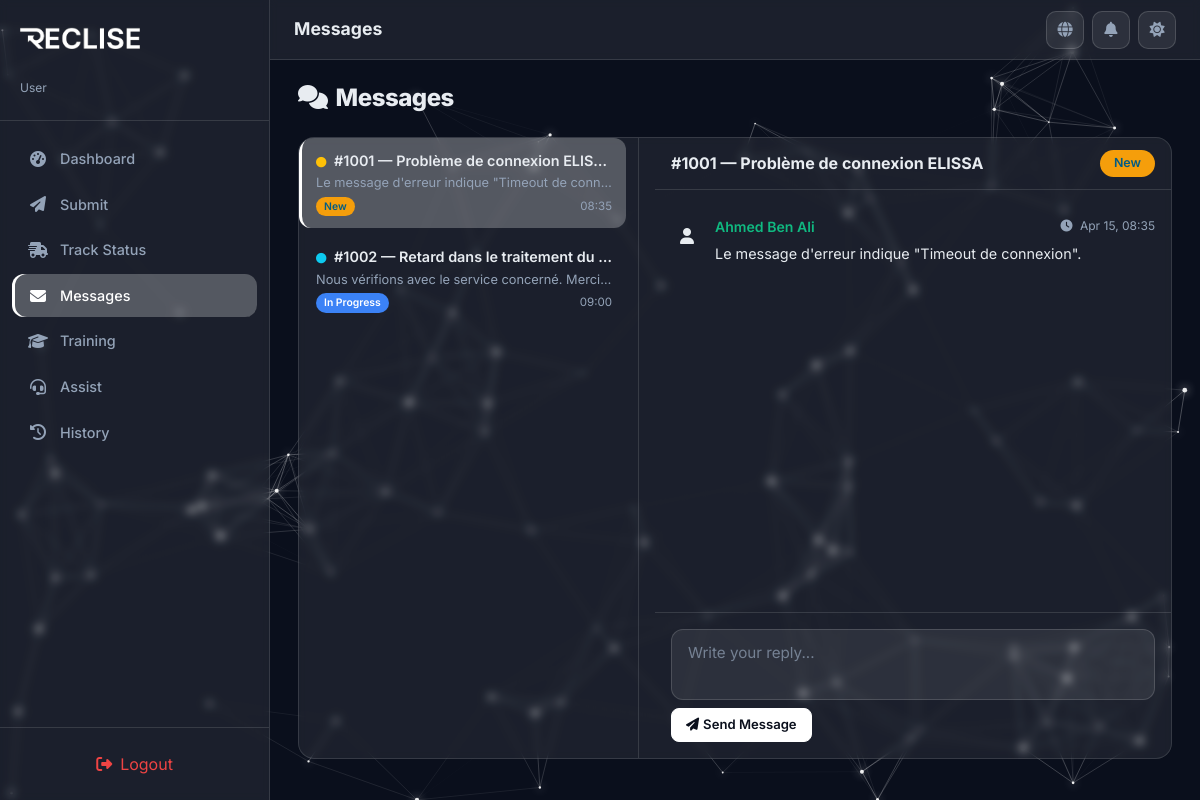
Page /PhtP/user/messages.php (signed in) on the committed database.
### tables this page shows
CREATE TABLE IF NOT EXISTS requests (
  id                INT AUTO_INCREMENT PRIMARY KEY,
  user_id           INT           NOT NULL,
  type              ENUM('request', 'complaint') NOT NULL DEFAULT 'request',
  title             VARCHAR(255)  NOT NULL,
  description       TEXT          NOT NULL,
  category          ENUM('technical', 'access', 'training') NOT NULL DEFAULT 'technical',
  priority          ENUM('low', 'medium', 'high') NOT NULL DEFAULT 'medium',
  status            ENUM('new', 'in_progress', 'resolved', 'escalated', 'closed') NOT NULL DEFAULT 'new',
  assigned_to       INT           DEFAULT NULL,
  escalated_to_admin TINYINT(1)   NOT NULL DEFAULT 0,
  request_from      ENUM('user', 'support') NOT NULL DEFAULT 'user',
  support_response  TEXT          DEFAULT NULL,
  closure_motive    VARCHAR(255)  DEFAULT NULL,
  created_at        DATETIME      NOT NULL DEFAULT CURRENT_TIMESTAMP,
  updated_at        DATETIME      NOT NULL DEFAULT CURRENT_TIMESTAMP ON UPDATE CURRENT_TIMESTAMP,

  CONSTRAINT fk_requests_user      FOREIGN KEY (user_id)     REFERENCES users(id) ON DELETE CASCADE,
  CONSTRAINT fk_requests_assigned  FOREIGN KEY (assigned_to) REFERENCES users(id) ON DELETE SET NULL
);

CREATE TABLE IF NOT EXISTS messages (
  id          INT AUTO_INCREMENT PRIMARY KEY,
  request_id  INT           NOT NULL,
  sender_type ENUM('user', 'support', 'admin', 'system') NOT NULL,
  sender_id   INT           DEFAULT NULL,
  body        TEXT          NOT NULL,
  created_at  DATETIME      NOT NULL DEFAULT CURRENT_TIMESTAMP,

  CONSTRAINT fk_msg_request FOREIGN KEY (request_id) REFERENCES requests(id) ON DELETE CASCADE,
  CONSTRAINT fk_msg_sender  FOREIGN KEY (sender_id)  REFERENCES users(id)    ON DELETE SET NULL
);

CREATE TABLE IF NOT EXISTS users (
  id            INT AUTO_INCREMENT PRIMARY KEY,
  email         VARCHAR(255)  NOT NULL UNIQUE,
  password_hash VARCHAR(255)  NOT NULL DEFAULT '',
  full_name     VARCHAR(255)  NOT NULL,
  role          ENUM('user', 'support', 'admin') NOT NULL DEFAULT 'user',
  phone         VARCHAR(50)   DEFAULT NULL,
  department    VARCHAR(100)  DEFAULT NULL,
  status        ENUM('active', 'inactive') NOT NULL DEFAULT 'active',
  avatar        VARCHAR(10)   DEFAULT NULL,
  joined_at     DATETIME      NOT NULL DEFAULT CURRENT_TIMESTAMP,
  updated_at    DATETIME      NOT NULL DEFAULT CURRENT_TIMESTAMP ON UPDATE CURRENT_TIMESTAMP
);

### PhtP/includes/i18n.php (called while the page is built, shortened)
<?php
function get_translations($lang = 'fr') {
    return $translations[$lang] ?? $translations['fr'];
}
function t($key, $lang = null) {
    if ($lang === null) {
        $lang = $_SESSION['lang'] ?? 'fr';
    }
    $translations = get_translations($lang);
    return $translations[$key] ?? $key;
}
?>

### PhtP/includes/functions.php (called while the page is built, shortened)
<?php
function to_camel($row) {
    $result = [];
    foreach ($row as $key => $value) {
        $camel = preg_replace_callback('/_([a-z])/', function ($m) {
            return strtoupper($m[1]);
        }, $key);
        $result[$camel] = $value;
    }
    return $result;
}
function to_camel_all($rows) {
    return array_map('to_camel', $rows);
}

### PhtP/user/messages.php (the view, shortened to what this page needs)
<?php
require_once '../includes/header.php';
$stmtRequests = $pdo->prepare("SELECT r.*, u.full_name AS requester_name
    FROM requests r
    LEFT JOIN users u ON r.user_id = u.id
    WHERE r.user_id = ? AND r.status != 'resolved' AND r.status != 'closed'
    ORDER BY r.updated_at DESC");
$stmtRequests->execute([$_SESSION['user_id']]);
$requests = to_camel_all($stmtRequests->fetchAll());
$stmtUsers = $pdo->query("SELECT id, full_name, role FROM users");
$userMap = [];
while ($u = $stmtUsers->fetch()) {
    $userMap[$u['id']] = $u;
}
$messageThreads = [];
foreach ($requests as $req) {
    $stmt = $pdo->prepare("SELECT m.*, su.full_name AS senderName, su.role AS senderRole
        FROM messages m
        LEFT JOIN users su ON m.sender_id = su.id
        WHERE m.request_id = ?
        ORDER BY m.created_at ASC");
    $stmt->execute([$req['id']]);
    $messageThreads[$req['id']] = to_camel_all($stmt->fetchAll());
}
$threads = [];
foreach ($requests as $req) {
    $reqId = $req['id'];
    $msgs = $messageThreads[$reqId] ?? [];
    $lastMsg = end($msgs) ?: null;
    $unread = 0;
    foreach ($msgs as $m) {
        if (($m['senderId'] ?? 0) != $_SESSION['user_id']) $unread++;
    }
    $threads[] = [
        'req' => $req,
        'lastMsg' => $lastMsg,
        'msgCount' => count($msgs),
        'unread' => $unread,
    ];
}
usort($threads, function ($a, $b) {
    $aTime = $a['lastMsg'] ? strtotime($a['lastMsg']['createdAt'] ?? 0) : strtotime($a['req']['updatedAt'] ?? 0);
    $bTime = $b['lastMsg'] ? strtotime($b['lastMsg']['createdAt'] ?? 0) : strtotime($b['req']['updatedAt'] ?? 0);
    return $bTime - $aTime;
});
function statusLabel($status) {
    $map = ['new' => 'statusNew', 'in_progress' => 'statusInProgress', 'resolved' => 'statusResolved', 'escalated' => 'statusEscalated', 'closed' => 'statusClosed'];
    return t($map[$status] ?? 'statusNew');
}
?>
<div class="section-header">
  <h2><i class="fas fa-comments me-2"></i><?php echo t('messages'); ?></h2>
</div>
<?php if (empty($threads)): ?>
  <div class="glass-card">
    <div class="empty-state">
      <i class="fas fa-envelope-open"></i>
      <p><?php echo t('noMessages'); ?></p>
    </div>
  </div>
<?php else: ?>
  <div class="glass-card" style="padding: 0; overflow: hidden;">
    <div class="msg-layout">
      <div class="msg-sidebar" id="msgSidebar">
        <?php foreach ($threads as $i => $thread):
            $req = $thread['req'];
            $reqId = $req['id'];
            $isActive = ($i === 0) ? 'active' : '';
            $preview = $thread['lastMsg'] ? htmlspecialchars(mb_substr($thread['lastMsg']['body'] ?? '', 0, 60)) : t('noMessages');
            $time = $thread['lastMsg'] ? date('H:i', strtotime($thread['lastMsg']['createdAt'])) : date('M d', strtotime($req['updatedAt']));
        ?>
          <div class="msg-thread-item <?= $isActive ?>" data-req-id="<?= $reqId ?>" onclick="selectThread(<?= $reqId ?>)">
            <div class="thread-title">
              <i class="fas <?= $req['status'] === 'new' ? 'fa-circle text-warning' : ($req['status'] === 'in_progress' ? 'fa-circle text-info' : 'fa-check-circle text-success') ?> me-1" style="font-size:0.65rem;"></i>
              #<?= $reqId ?> — <?= htmlspecialchars($req['title'] ?? '') ?>
            </div>
            <div class="thread-preview"><?= $preview ?></div>
            <div class="thread-meta">
              <span class="status-pill <?= 'status-' . str_replace('_', '-', $req['status'] ?? 'new') ?>" style="font-size:0.65rem; padding:2px 8px;"><?php echo statusLabel($req['status'] ?? 'new'); ?></span>
              <span class="thread-time"><?= $time ?></span>
            </div>
          </div>
        <?php endforeach; ?>
      </div>
      <div class="msg-main" id="msgMain">
        <?php
        $activeReq = $threads[0]['req'];
        $activeId = $activeReq['id'];
        $activeMsgs = $messageThreads[$activeId] ?? [];
        ?>
        <div id="msgHeader" class="d-flex align-items-center justify-content-between" style="padding:12px 16px;border-bottom:1px solid var(--glass-border);">
          <div>
            <strong>#<?= $activeId ?> — <?= htmlspecialchars($activeReq['title'] ?? '') ?></strong>
          </div>
          <span class="status-pill <?= 'status-' . str_replace('_', '-', $activeReq['status'] ?? 'new') ?>"><?php echo statusLabel($activeReq['status'] ?? 'new'); ?></span>
        </div>
        <div class="msg-body" id="msgBody">
          <?php if (empty($activeMsgs)): ?>
            <div class="empty-state">
              <i class="fas fa-comment-slash"></i>
              <p><?php echo t('noMessages'); ?></p>
            </div>
          <?php else: ?>
            <div class="timeline" id="msgTimeline">
              <?php foreach ($activeMsgs as $msg):
                $sid = $msg['senderId'] ?? 0;
                $sender = $userMap[$sid] ?? null;
                $sType = $sender ? ($sender['role'] === 'user' ? 'user' : 'support') : 'system';
                $sName = $sender ? htmlspecialchars($sender['full_name']) : t('system');
              ?>
                <div class="timeline-item <?= $sType ?>" style="margin-bottom:16px;">
                  <div class="timeline-marker <?= $sType ?>">
                    <i class="fas fa-<?php echo $sType === 'user' ? 'user' : ($sType === 'system' ? 'cog' : 'headset'); ?>"></i>
                  </div>
                  <div class="timeline-content">
                    <div class="timeline-header">
                      <span class="timeline-author <?= $sType ?>"><?= $sName ?></span>
                      <span class="timeline-date">
                        <i class="fas fa-clock me-1"></i>
                        <?= date('M d, H:i', strtotime($msg['createdAt'])) ?>
                      </span>
                    </div>
                    <div class="timeline-message"><?= htmlspecialchars($msg['body']) ?></div>
                  </div>
                </div>
              <?php endforeach; ?>
            </div>
          <?php endif; ?>
        </div>
        <?php if ($activeReq['status'] !== 'resolved' && $activeReq['status'] !== 'closed'): ?>
         <div class="msg-input-area">
           <textarea class="form-control" id="userReplyText_<?= $activeId ?>" rows="2"
             placeholder="<?= t('writeReplyPlaceholder'); ?>"></textarea>
           <button class="btn btn-sm btn-neon mt-2" onclick="RecLise.sendReply(<?= $activeId ?>)">
             <i class="fas fa-paper-plane me-1"></i><?= t('sendMessage'); ?>
           </button>
         </div>
        <?php endif; ?>
      </div>
    </div>
  </div>
<?php endif; ?>
<?php require_once '../includes/footer.php'; ?>

### PhtP/assets/css/styles.css (style rules this page uses)
:root { --primary-dark: #0A0F1C; --primary-light: #F5F8FA; --brand-accent: #ffffff; --neon-accent: #ffffff; --success: #10B981; --warning: #F59E0B; --danger: #EF4444; --info: #ffffff; --icon-color: #E2E0FF; --glass-bg: rgba(255, 255, 255, 0.07); --glass-border: rgba(255, 255, 255, 0.12); --text-primary: #E8ECF1; --text-secondary: #94A3B8; --sidebar-width: 270px; --topbar-height: 60px; --body-bg: #0A0F1C; --card-bg: rgba(255, 255, 255, 0.07); --card-border: rgba(255, 255, 255, 0.12); --input-bg: rgba(255, 255, 255, 0.08); --input-border: rgba(255, 255, 255, 0.15); --input-text: #E8ECF1; --modal-bg: rgba(15, 20, 40, 0.95); --shadow-glow: 0 0 15px rgba(255, 255, 255, 0.1); --table-hover: rgba(255, 255, 255, 0.05); --toast-bg: rgba(15, 20, 40, 0.92); --focus-glow: rgba(255, 255, 255, 0.25); --focus-border: #ffffff; --brand-accent-rgb: 255, 255, 255; --btn-bg: #ffffff; --btn-text: #0A0F1C; --btn-border: #ffffff; --btn-hover-bg: transparent; --btn-hover-text: #025C84; }
*, *::before, *::after { box-sizing: border-box; margin: 0; padding: 0; }
body { font-family: 'Inter', sans-serif; font-weight: 400; background: transparent; color: var(--text-primary); min-height: 100vh; overflow-x: hidden; transition: background 0.4s ease, color 0.3s ease; }
body, p, span, div, label, a, button, input, select, textarea, option, td, th, li, h1, h2, h3, h4, h5, h6, small, strong, em, b, i { font-family: 'Inter', sans-serif; }
h1, h2, h3, h4, h5, h6 { font-family: 'Inter', sans-serif; font-weight: 800; letter-spacing: -0.02em; }
.glass-card { background: var(--card-bg); -webkit-backdrop-filter: blur(4px); backdrop-filter: blur(4px); border: 1px solid var(--card-border); border-radius: 16px; padding: 24px; transition: all 0.3s ease; }
.form-control, .form-select { background: var(--input-bg) !important; border: 1px solid var(--input-border) !important; color: var(--input-text) !important; border-radius: 12px !important; padding: 12px 16px; font-size: 0.95rem; transition: border-color 0.3s, box-shadow 0.3s; }
.form-control::placeholder { color: var(--text-secondary); opacity: 0.7; }
.btn-neon { background: var(--btn-bg); color: var(--btn-text) !important; border: 1px solid var(--btn-border); border-radius: 12px; padding: 12px 28px; font-weight: 600; font-size: 0.95rem; transition: all 0.3s; cursor: pointer; }
.btn-sm { padding: 6px 14px !important; font-size: 0.82rem !important; border-radius: 8px !important; }
.status-pill { display: inline-block; padding: 4px 14px; border-radius: 20px; font-size: 0.78rem; font-weight: 600; text-transform: capitalize; }
.status-new { background: #F59E0B; color: #025c84; }
.status-in_progress, .status-in-progress { background: #3B82F6; color: #fff; }
.section-header { display: flex; align-items: center; justify-content: space-between; margin-bottom: 24px; flex-wrap: wrap; gap: 12px; }
.section-header h2 { font-size: 1.5rem; margin: 0; }
.timeline-item { display: flex; gap: 12px; padding: 10px 0; border-bottom: 1px solid var(--glass-border); }
.timeline-item:last-child { border-bottom: none; }
.timeline-marker { width: 32px; height: 32px; border-radius: 50%; background: var(--input-bg); display: flex; align-items: center; justify-content: center; flex-shrink: 0; margin-top: 4px; }
.timeline-marker.user { background: rgba(var(--success), 0.2); }
.timeline-content { flex: 1; }
.timeline-header { display: flex; justify-content: space-between; align-items: center; margin-bottom: 6px; }
.timeline-author { font-weight: 600; font-size: 0.88rem; }
.timeline-author.user { color: var(--success); }
.timeline-date { font-size: 0.75rem; color: var(--text-secondary); }
.timeline-message { font-size: 0.9rem; color: var(--text-primary); }

### rows in the picture
requests: id "1001", title "Problème de connexion ELISSA", status "New", id "Write your reply..."
messages: body "Le message d'erreur indique \"Timeout de conn…", created_at "08:35", sender.full_name "Ahmed Ben Ali", created_at "Apr 15, 08:35", body "Le message d'erreur indique \"Timeout de connexion\"."
requests: id "1002", title "Retard dans le traitement du…", status "In Progress"
messages: body "Nous vérifions avec le service concerné. Merci…", created_at "09:00"

### other values in the picture
$roleLabels[$_SESSION['role']] "User"
t($item['label']) "Dashboard"
t($item['label']) "Submit"
t($item['label']) "Track Status"
t($item['label']) "Messages"
t($item['label']) "Training"
t($item['label']) "Assist"
t($item['label']) "History"
t('logout') "Logout"
t($currentView ?? 'dashboard') "Messages"
t('messages') "Messages"
t('sendMessage') "Send Message"
